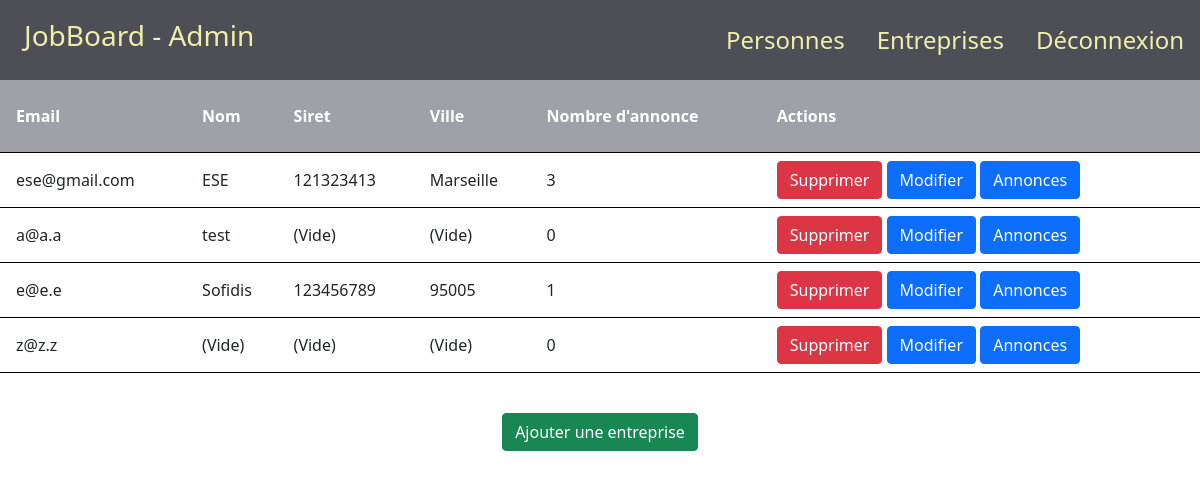
/admin/companie.php, run on an earlier commit of the app's database.
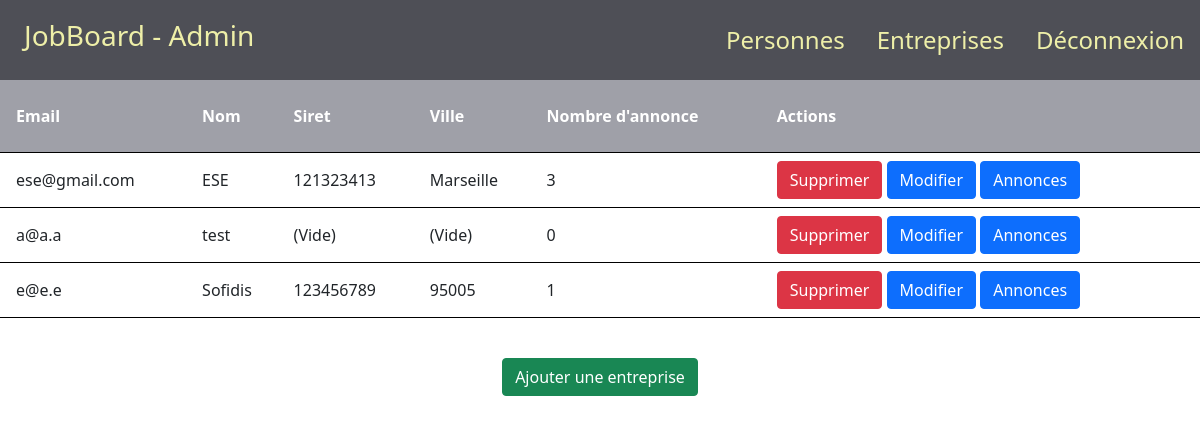
And on a later commit of the database.
### tables this page shows
CREATE TABLE IF NOT EXISTS `companies` (
  `id` int(11) NOT NULL AUTO_INCREMENT,
  `name_e` varchar(255) DEFAULT NULL,
  `email` varchar(255) DEFAULT NULL,
  `password` varchar(255) DEFAULT NULL,
  `phone` varchar(255) DEFAULT NULL,
  `website` text,
  `addr` varchar(255) DEFAULT NULL,
  `postal_code` varchar(255) DEFAULT NULL,
  `city` varchar(255) DEFAULT NULL,
  `siret` varchar(255) DEFAULT NULL,
  PRIMARY KEY (`id`)
);

### admin/companie.php (the view, shortened to what this page needs)
<!DOCTYPE html>
<html lang="en">
<head>
    <link rel="stylesheet" href="https://cdnjs.cloudflare.com/ajax/libs/twitter-bootstrap/5.1.0/css/bootstrap.min.css">
    <link rel="stylesheet" href="https://cdnjs.cloudflare.com/ajax/libs/font-awesome/5.15.4/css/all.min.css">
    <link rel="stylesheet" href="style/accueil.css">
    <link rel="stylesheet" href="style/nav.css">
</head>
<body>
    <?php
    require_once("../configs/database.php");
    require_once("component/nav.php");
    ?>
    <table>
        <tr>
            <th>Email</th>
            <th>Nom</th>
            <th>Siret</th>
            <th>Ville</th>
            <th>Nombre d'annonce</th>
            <th>Actions</th>
        </tr>
        <?php
        foreach ($db->query("SELECT * FROM companies") as $row) { ?>
            <tr>
                <td><?php if (!$row['email']) {
                        echo "(Vide)";
                    } else {
                        echo $row['email'];
                    } ?></td>
                <td><?php if (!$row['name_e']) {
                        echo "(Vide)";
                    } else {
                        echo $row['name_e'];
                    } ?></td>
                <td><?php if (!$row['siret']) {
                        echo "(Vide)";
                    } else {
                        echo $row['siret'];
                    } ?></td>
                <td><?php if (!$row['city']) {
                        echo "(Vide)";
                    } else {
                        echo $row['city'];
                    } ?></td>
                <td><?php
                    $i = 0;
                    $id = $row['id'];
                    foreach ($db->query("SELECT * FROM advertising WHERE companies_id = '$id'") as $row1) {
                        $i++;
                    }
                    echo $i;
                    ?></td>
                <td>
                    <button type="button" class="btn btn-danger" data-bs-toggle="modal" data-bs-target="#exampleModal" onclick="supp_ese(<?php echo $id ?>, 0)">Supprimer</button>
                    <button type="button" class="btn btn-primary" data-bs-toggle="modal" data-bs-target="#exampleModal<?= $id?>" onclick="up_ese(<?php echo $id ?>, 0)">Modifier</button>
                    <button type="button" class="btn btn-primary" onclick="go_adds(<?php echo $id ?>)">Annonces</button>
                </td>
            </tr>
        <?php
        }
        ?>
    </table>
    <div style="text-align: center; margin-top:5vh;">
        <button type="button" class="btn btn-success" data-bs-toggle="modal" data-bs-target="#exampleModal-1">Ajouter une entreprise</button>
    </div>
</body>
</html>

What changed in the data, as far as the page shows it:
removed companies: email "z@z.z", shows "(Vide)", i "0"
